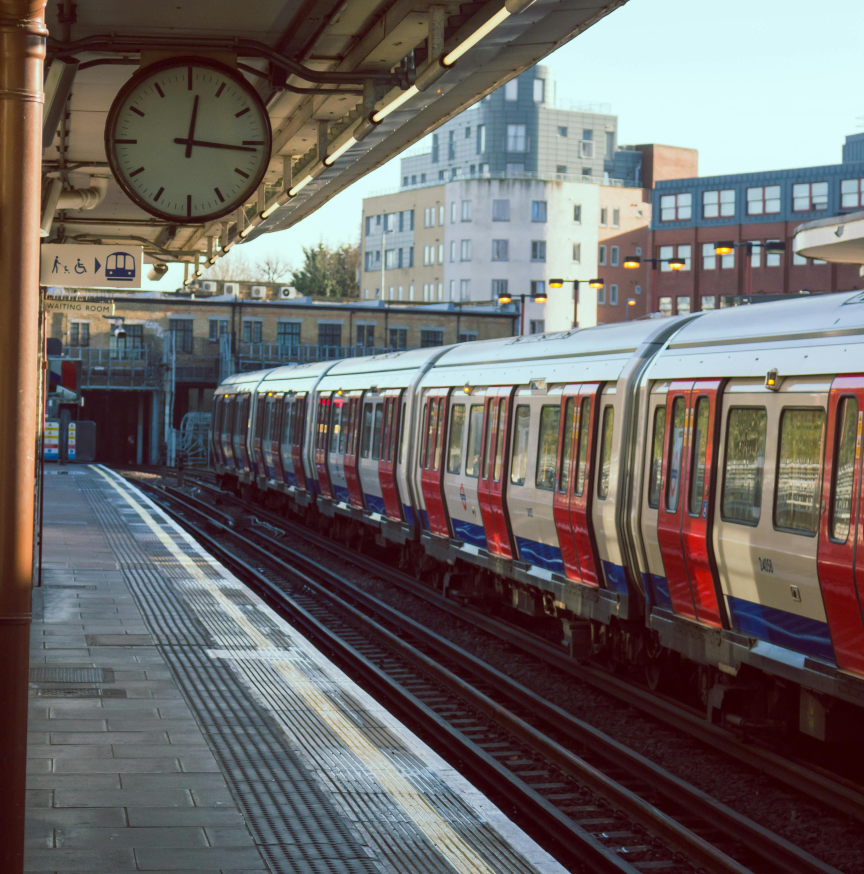
#> input picture Assignment5/scene3.jpg, 3456 x 3496 px (shown at 1/4 size)
$ python Assigment5.py
#> lines starting #> are read from the running program, lines starting #| are printed output that depends on the picture; after the words box and inside, x2 and y2 are one past the last pixel; in counts of white or black regions, pixels touching at a corner belong together
import cv2
import numpy as np
import matplotlib.pyplot as plt

class VanishingPointDetector:
    def __init__(self, image_path):
#> called with image_path = 'scene3.jpg'
        self.image_path = image_path
        self.color_image = cv2.imread(image_path)
#> self.color_image is the input picture: shape (3496, 3456, 3); mean B, G, R 101.9, 103.6, 108.6
        self.processed_image = self.color_image.copy()
        self.gray_image = self.convert_to_gray(self.color_image)
        self.blurred_image = self.apply_gaussian_blur(self.gray_image)
        self.edges = self.detect_edges(self.blurred_image)
        self.lines = self.detect_lines(self.edges)
        self.filtered_lines = self.filter_lines(self.lines)
        self.vanishing_point = self.calculate_vanishing_point(self.filtered_lines)

    def convert_to_gray(self, color_image):
        """Convert the image to grayscale."""
        return cv2.cvtColor(color_image, cv2.COLOR_BGR2GRAY)
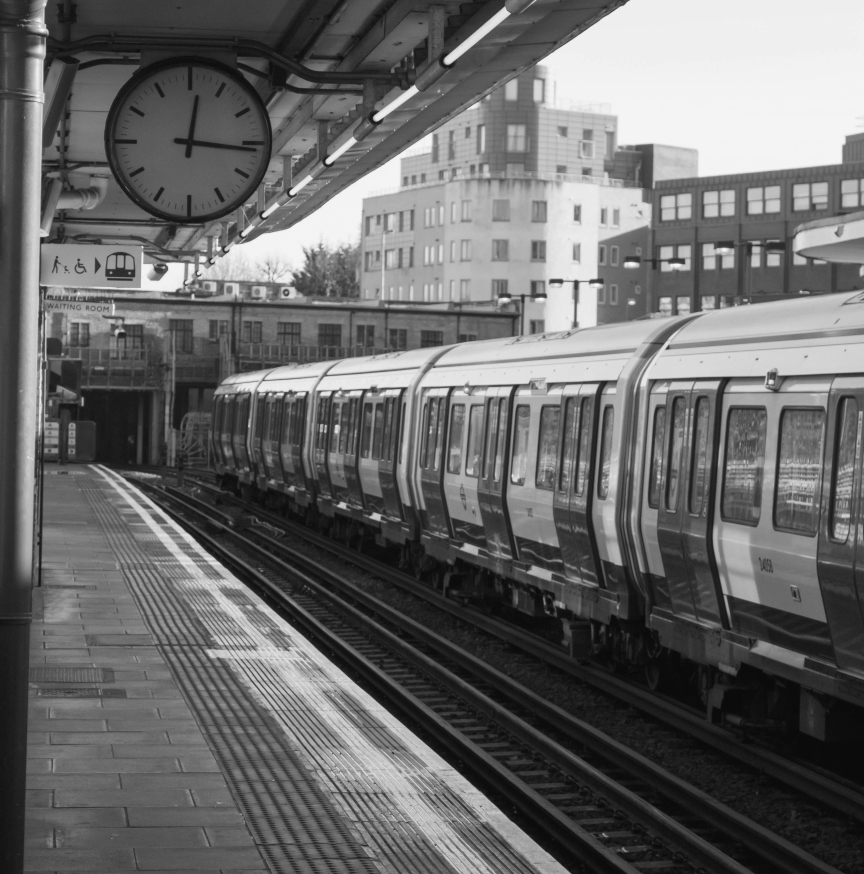
#> returned value: shape (3496, 3456) (shown at 1/4 size); min 8, max 250, mean 104.9

    def apply_gaussian_blur(self, gray_image):
        """Apply Gaussian blur to the image."""
        return cv2.GaussianBlur(gray_image, (5, 5), 0)

    def detect_edges(self, blurred_image):
        """Detect edges using Canny edge detector."""
        return cv2.Canny(blurred_image, 300, 200)
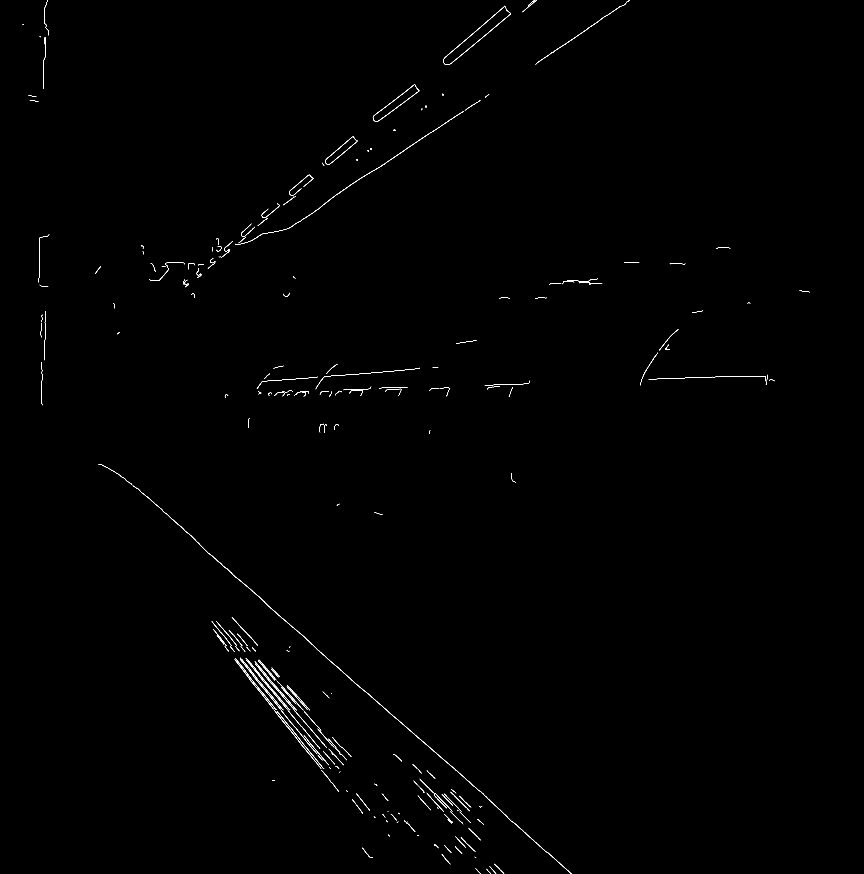
#> returned value: shape (3496, 3456) (shown at 1/4 size); 0.22% white in thin lines or dots

    def detect_lines(self, edges):
        """Detect lines using Hough transform."""
        lines = cv2.HoughLines(edges, 1, np.pi / 180, threshold=200)
#> lines = 26 rows, first 8: [1129, 2.29], [1081, 2.3], [1355, 0.873], [929, 2.46], [1606, 1.54], [913, 2.46], [884, 2.48], [891, 2.46]
#> in __init__, `self.lines = self.detect_lines(self.edges)`: self.lines has the same summary as lines in detect_lines
        return lines

    def filter_lines(self, lines):
        """Filter lines based on their angle."""
        filtered_lines = []
        for line in lines:
            rho, theta = line[0]
            if (0.4 < theta < 1.47) or (1.67 < theta < 2.74):
                filtered_lines.append((rho, theta))
#> this loop made 26 passes
#> (rho, theta) on passes 1 to 12: (1129, 2.29), (1081, 2.3), (1355, 0.873), (929, 2.46), (1606, 1.54), (913, 2.46), (884, 2.48), (891, 2.46), (1337, 0.855), (1070, 2.3), (944, 2.44), (1409, 0.977)
#> after the loop, filtered_lines = 24 items, first 6: (1129, 2.29), (1081, 2.3), (1355, 0.873), (929, 2.46), (913, 2.46), (884, 2.48)
#> in __init__, `self.filtered_lines = self.filter_lines(self.lines)`: self.filtered_lines has the same summary as filtered_lines in filter_lines
        return filtered_lines

    def visualize_lines(self, lines, image):
        """Visualize the filtered lines on the image."""
        const = 2000
        for rho, theta in lines:
            a = np.cos(theta)
            b = np.sin(theta)
            x0 = a * rho
            y0 = b * rho
            x1 = int(x0 + const * (-b))
            y1 = int(y0 + const * (a))
            x2 = int(x0 - const * (-b))
            y2 = int(y0 - const * (a))
            cv2.line(image, (x1, y1), (x2, y2), (0, 0, 255), 2)

    def calculate_vanishing_point(self, lines):
        """Calculate the vanishing point using least squares method."""
        A = []
        B = []

        for rho, theta in lines:
            A.append([np.cos(theta), np.sin(theta)])
            B.append([rho])
#> this loop made 24 passes
#> after the loop, A = 24 items, first 6: [-0.656, 0.755], [-0.669, 0.743], [0.643, 0.766], [-0.777, 0.629], [-0.777, 0.629], [-0.788, 0.616]; B = [[1129], [1081], [1355], [929], [913], [884], [891], [1337], [1070], [944], [1409], [954], [1403], [1383], [1068], [949], [1122], [1342], [799], [860], [1167], [1352], [924], [1125]]

        A = np.array(A)
#> A = 24 rows, first 8: [-0.656, 0.755], [-0.669, 0.743], [0.643, 0.766], [-0.777, 0.629], [-0.777, 0.629], [-0.788, 0.616], [-0.777, 0.629], [0.656, 0.755]
        B = np.array(B)
#> B = 24 values, max 1409 at index 10, min 799 at index 18, mean 1099.6

        # least_sqrs
        ATA_inv = np.linalg.inv(A.T @ A)
#> ATA_inv = [[0.103, 0.0422], [0.0422, 0.0989]]
        vanishing_point = ATA_inv @ A.T @ B
#> vanishing_point = [147.3, 1617.2]
#> the loop in visualize_lines, `for rho, theta in lines:` made 24 passes
#> (rho, theta, a, b, x0, y0, x1, y1) on passes 1 to 12: (1129, 2.29, -0.656, 0.755, -740.7, 852.1, -2250, -460), (1081, 2.3, -0.669, 0.743, -723.3, 803.3, -2209, -534), (1355, 0.873, 0.643, 0.766, 871, 1038, -661, 2323), (929, 2.46, -0.777, 0.629, -722, 584.6, -1980, -969), (913, 2.46, -0.777, 0.629, -709.5, 574.6, -1968, -979), (884, 2.48, -0.788, 0.616, -696.6, 544.2, -1927, -1031), (891, 2.46, -0.777, 0.629, -692.4, 560.7, -1951, -993), (1337, 0.855, 0.656, 0.755, 877.2, 1009, -632, 2321), (1070, 2.3, -0.669, 0.743, -716, 795.2, -2202, -543), (944, 2.44, -0.766, 0.643, -723.1, 606.8, -2008, -925), (1409, 0.977, 0.559, 0.829, 787.9, 1168.1, -870, 2286), (954, 2.43, -0.755, 0.656, -720, 625.9, -2032, -883)

        return vanishing_point

    def display_images(self):
        """Display the edge-detected image, the image with lines, and the final image with the vanishing point in one subplot."""
        final_image = self.color_image.copy()
        cv2.circle(final_image, (int(self.vanishing_point[0]), int(self.vanishing_point[1])), 20, (0, 0, 255), -1)
        final_image = cv2.cvtColor(final_image, cv2.COLOR_BGR2RGB)

        self.processed_image = cv2.cvtColor(self.processed_image, cv2.COLOR_BGR2RGB)

        fig, axes = plt.subplots(1, 3, figsize=(15, 5))
        axes[0].imshow(self.edges, cmap='gray')
        axes[0].set_title("Edges")
        axes[0].axis('off')

        axes[1].imshow(self.processed_image)
        axes[1].set_title("Lines")
        axes[1].axis('off')

        axes[2].imshow(final_image)
        axes[2].set_title("Vanishing Point")
        axes[2].axis('off')

        plt.tight_layout()
        plt.savefig('vanishing_point.png')
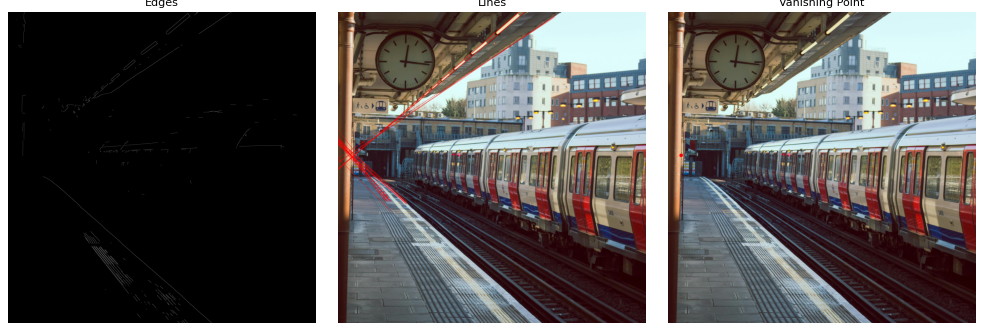
#> figure drawn by matplotlib, 3 panels
        plt.show()

detector = VanishingPointDetector('scene3.jpg')
detector.visualize_lines(detector.filtered_lines, detector.processed_image)
detector.display_images()

$ run again, with Assignment5/scene2.jpg copied over Assignment5/scene3.jpg
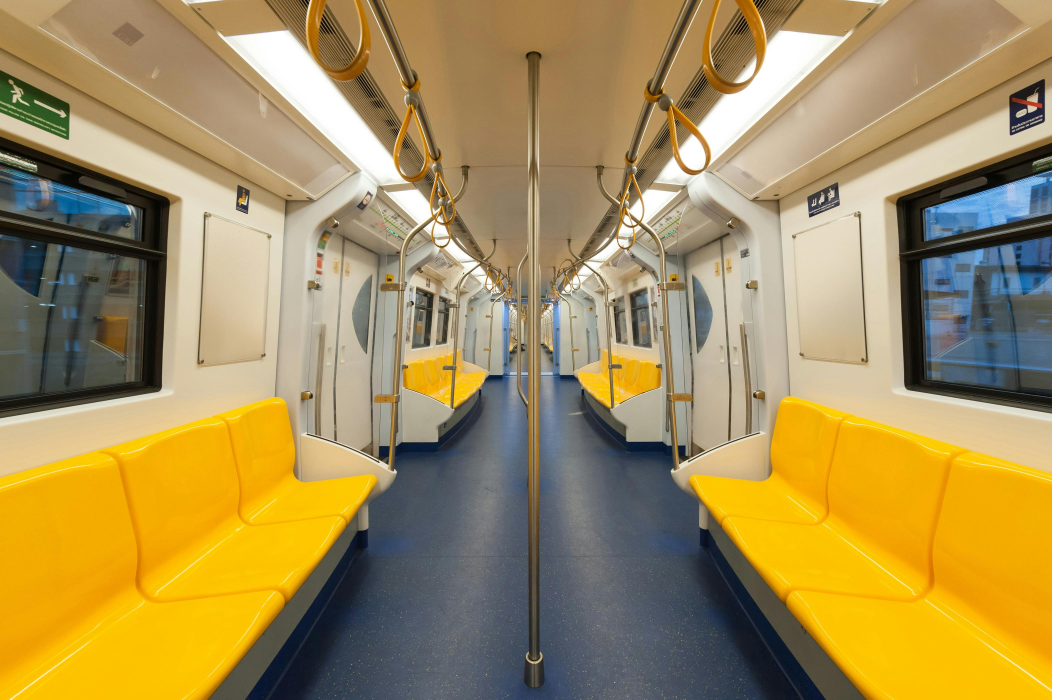
#> input picture Assignment5/scene2.jpg, 4207 x 2799 px (shown at 1/4 size)
#> in __init__, self.color_image is the input picture: shape (2799, 4207, 3); mean B, G, R 89.3, 142.8, 164.8
#> in detect_edges, `return cv2.Canny(blurred_image, 300, 200)`:
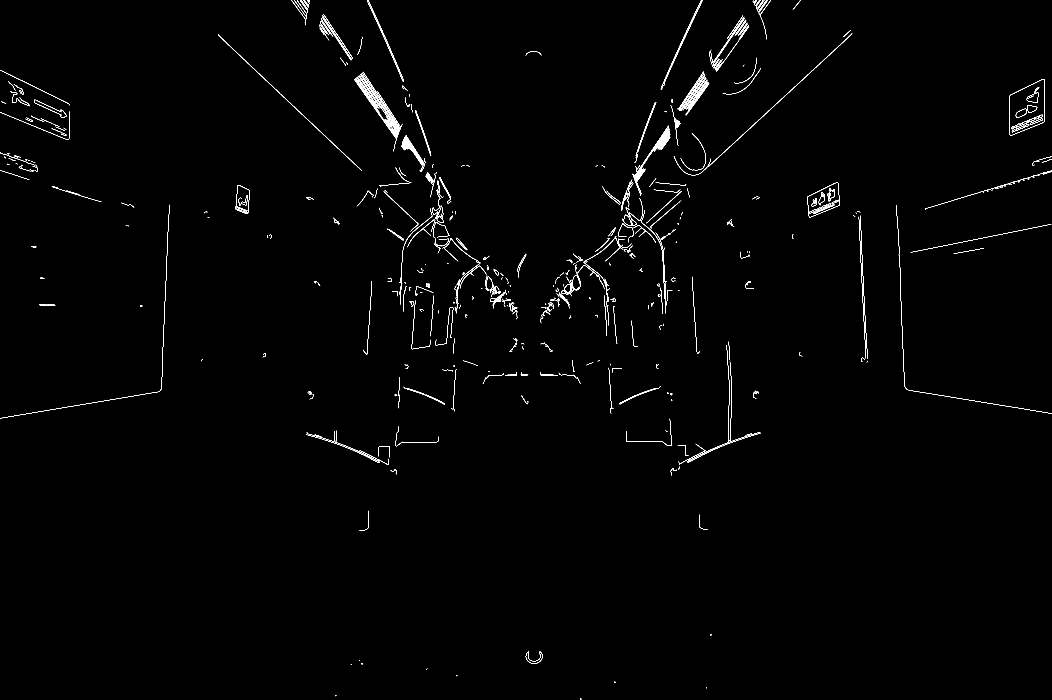
#> returned value: shape (2799, 4207) (shown at 1/4 size); 0.5% white in thin lines or dots
#> lines = 104 rows, first 8: [2498, 0.593], [-983, 2.53], [-1023, 2.55], [-986, 2.53], [2422, 0.82], [2505, 0.593], [-1062, 2.57], [2486, 0.628]
#> self.lines has the same summary as lines in detect_lines
#> the loop in filter_lines, `for line in lines:` made 104 passes
#> after the loop in filter_lines, `for line in lines:`: filtered_lines = 98 pairs, first value -1346 to 2578, second value 0.419 to 2.72
#> self.filtered_lines has the same summary as filtered_lines in filter_lines
#> the loop in calculate_vanishing_point, `for rho, theta in lines:` made 98 passes
#> after the loop in calculate_vanishing_point, `for rho, theta in lines:`: A = 98 pairs, first value -0.914 to 0.914, second value 0.407 to 0.988; B = 98 items, first 6: [2498], [-983], [-1023], [-986], [2422], [2505]
#> in calculate_vanishing_point, `B = np.array(B)`: B = 98 values, max 2578 at index 95, min -1346 at index 51, mean 730.6
#> ATA_inv = [[0.0157, 0.000521], [0.000521, 0.0293]]
#> vanishing_point = [2132.6, 1317.3]
#> the loop in visualize_lines, `for rho, theta in lines:` made 98 passes
#> (rho, theta, a, b, x0, y0, x1, y1) on passes 1 to 8: (2498, 0.593, 0.829, 0.559, 2070.9, 1396.9, 952, 3054), (-983, 2.53, -0.819, 0.574, 805.2, -563.8, -341, -2202), (-1023, 2.55, -0.829, 0.559, 848.1, -572.1, -270, -2230), (-986, 2.53, -0.819, 0.574, 807.7, -565.5, -339, -2203), (2422, 0.82, 0.682, 0.731, 1651.8, 1771.3, 189, 3135), (2505, 0.593, 0.829, 0.559, 2076.7, 1400.8, 958, 3058), (-1062, 2.57, -0.839, 0.545, 890.7, -578.4, -198, -2255), (2486, 0.628, 0.809, 0.588, 2011.2, 1461.2, 835, 3079)
#> in display_images, `plt.savefig('vanishing_point.png')`:
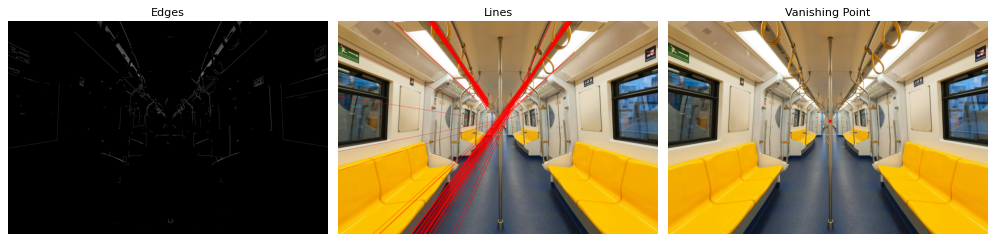
#> figure drawn by matplotlib, 3 panels

$ run again, with Assignment5/texas.png saved as Assignment5/scene3.jpg
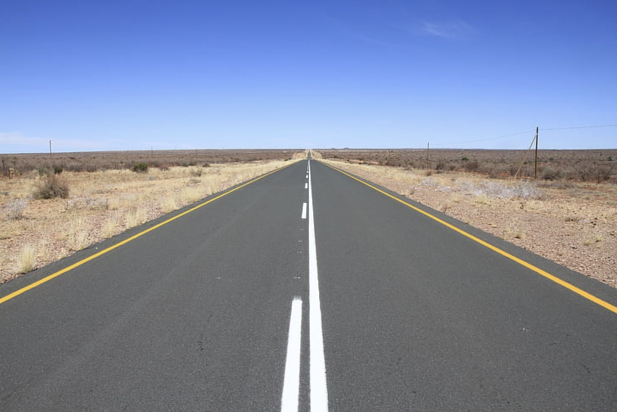
#> input picture Assignment5/texas.png, 1234 x 824 px (shown at 1/2 size)
#> in __init__, self.color_image is the input picture: shape (824, 1234, 3); mean B, G, R 158.8, 136.8, 128.5
#> in detect_edges, `return cv2.Canny(blurred_image, 300, 200)`:
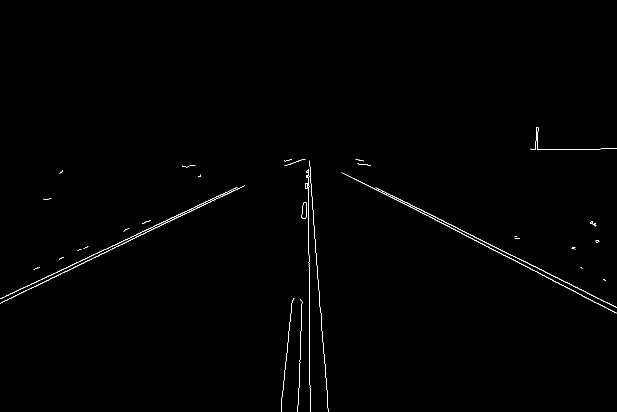
#> returned value: shape (824, 1234) (shown at 1/2 size); 0.5% white in thin lines or dots, all inside (x1, y1, x2, y2) = (0, 254, 1234, 824)
#> lines = [[-3, 2.04], [545, 1.12], [540, 1.13], [11, 2.02], [-595, 3.07]]
#> self.lines has the same summary as lines in detect_lines
#> the loop in filter_lines, `for line in lines:` made 5 passes
#> after the loop in filter_lines, `for line in lines:`: filtered_lines = [(-3, 2.04), (545, 1.12), (540, 1.13), (11, 2.02)]
#> the loop in calculate_vanishing_point, `for rho, theta in lines:` made 4 passes
#> after the loop in calculate_vanishing_point, `for rho, theta in lines:`: A = [[-0.454, 0.891], [0.438, 0.899], [0.423, 0.906], [-0.438, 0.899]]; B = [[-3], [545], [540], [11]]
#> in calculate_vanishing_point, `B = np.array(B)`: B = [-3, 545, 540, 11]
#> ATA_inv = [[1.3, 0.00865], [0.00865, 0.31]]
#> vanishing_point = [611.5, 309.4]
#> the loop in visualize_lines, `for rho, theta in lines:` made 4 passes
#> (rho, theta, a, b, x0, y0, x1, y1) on passes 1 to 4: (-3, 2.04, -0.454, 0.891, 1.36, -2.67, -1780, -910), (545, 1.12, 0.438, 0.899, 238.9, 489.8, -1558, 1366), (540, 1.13, 0.423, 0.906, 228.2, 489.4, -1584, 1334), (11, 2.02, -0.438, 0.899, -4.82, 9.89, -1802, -866)
#> in display_images, `cv2.circle(final_image, (int(self.vanishing_point[0]), int(self.vanish..`:
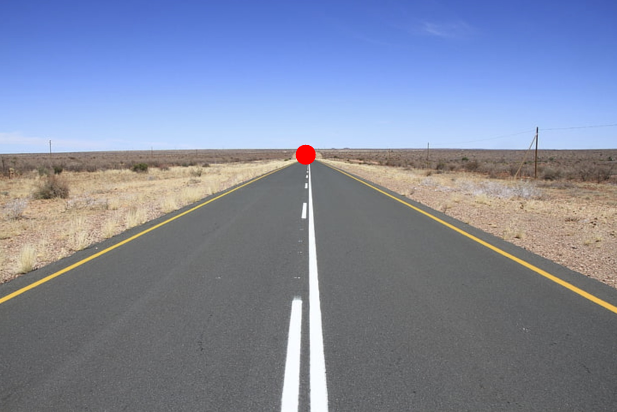
#> final_image: shape (824, 1234, 3) (shown at 1/2 size); 0.12% of pixels changed, all inside (x1, y1, x2, y2) = (591, 289, 632, 330)
